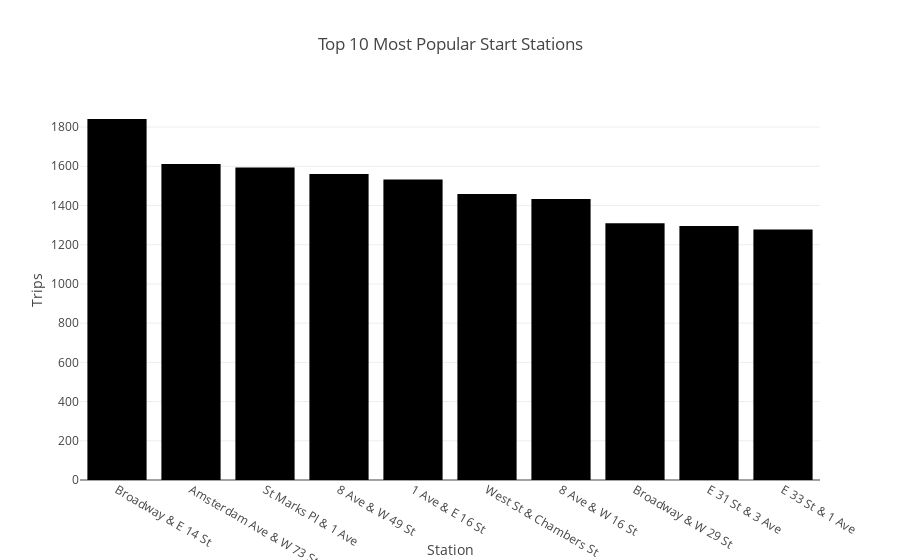
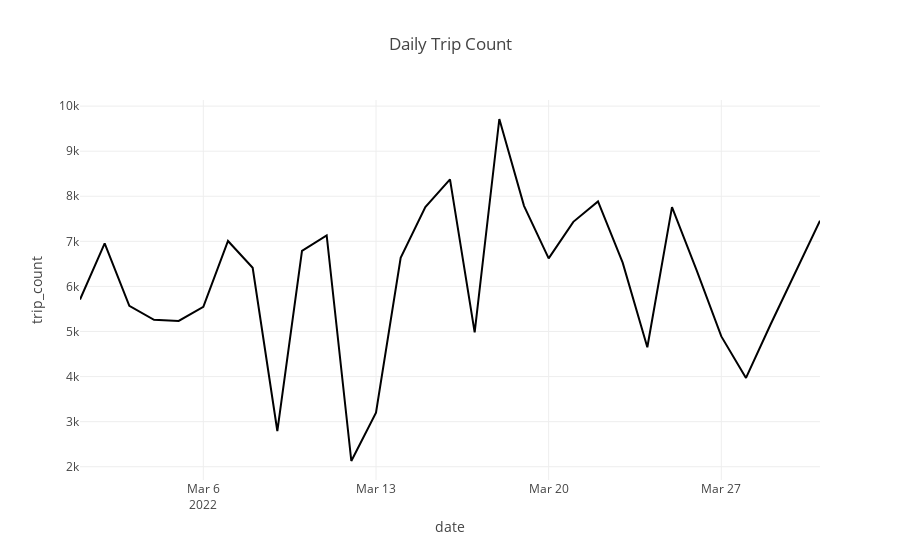

Notebook code for these charts, in order:
### Code cell
import plotly.express as px

# Top 10 start stations
top_stations = df['start_station_name'].value_counts().nlargest(10).reset_index()
top_stations.columns = ['Station', 'Trips']
fig1 = px.bar(top_stations, x='Station', y='Trips', title='Top 10 Most Popular Start Stations')
fig1.show()

# Daily trip counts
df['date'] = pd.to_datetime(df['started_at']).dt.date
daily_trips = df.groupby('date').size().reset_index(name='trip_count')
fig2 = px.line(daily_trips, x='date', y='trip_count', title='Daily Trip Count')
fig2.show()

### Figure 1 — Plotly figure (JSON) as saved in the notebook; plotly's stock layout.template omitted (floating-point values rounded to 4 significant figures)
{"data": [{"hovertemplate": "Station=%{x}<br>Trips=%{y}<extra></extra>", "legendgroup": "", "marker": {"color": "#000001", "pattern": {"shape": ""}}, "name": "", "orientation": "v", "showlegend": false, "textposition": "auto", "type": "bar", "x": ["Broadway & E 14 St", "Amsterdam Ave & W 73 St", "St Marks Pl & 1 Ave", "8 Ave & W 49 St", "1 Ave & E 16 St", "West St & Chambers St", "8 Ave & W 16 St", "Broadway & W 29 St", "E 31 St & 3 Ave", "E 33 St & 1 Ave"], "xaxis": "x", "y": [1841, 1612, 1594, 1560, 1532, 1459, 1433, 1309, 1295, 1278], "yaxis": "y"}], "layout": {"barmode": "relative", "legend": {"tracegroupgap": 0}, "title": {"text": "Top 10 Most Popular Start Stations"}, "xaxis": {"anchor": "y", "domain": [0, 1], "title": {"text": "Station"}}, "yaxis": {"anchor": "x", "domain": [0, 1], "title": {"text": "Trips"}}}}

### Figure 2 — Plotly figure (JSON) as saved in the notebook; plotly's stock layout.template omitted (floating-point values rounded to 4 significant figures)
{"data": [{"hovertemplate": "date=%{x}<br>trip_count=%{y}<extra></extra>", "legendgroup": "", "line": {"color": "#000001", "dash": "solid"}, "marker": {"symbol": "circle"}, "mode": "lines", "name": "", "orientation": "v", "showlegend": false, "type": "scatter", "x": ["2022-03-01", "2022-03-02", "2022-03-03", "2022-03-04", "2022-03-05", "2022-03-06", "2022-03-07", "2022-03-08", "2022-03-09", "2022-03-10", "2022-03-11", "2022-03-12", "2022-03-13", "2022-03-14", "2022-03-15", "2022-03-16", "2022-03-17", "2022-03-18", "2022-03-19", "2022-03-20", "2022-03-21", "2022-03-22", "2022-03-23", "2022-03-24", "2022-03-25", "2022-03-26", "2022-03-27", "2022-03-28", "2022-03-29", "2022-03-30", "2022-03-31"], "xaxis": "x", "y": [5708, 6955, 5571, 5260, 5235, 5547, 7008, 6413, 2792, 6789, 7130, 2127, 3200, 6634, 7758, 8375, 4982, 9714, 7787, 6621, 7433, 7887, 6528, 4651, 7760, 6358, 4891, 3970, 5161, 6299, 7456], "yaxis": "y"}], "layout": {"legend": {"tracegroupgap": 0}, "title": {"text": "Daily Trip Count"}, "xaxis": {"anchor": "y", "domain": [0, 1], "title": {"text": "date"}}, "yaxis": {"anchor": "x", "domain": [0, 1], "title": {"text": "trip_count"}}}}
